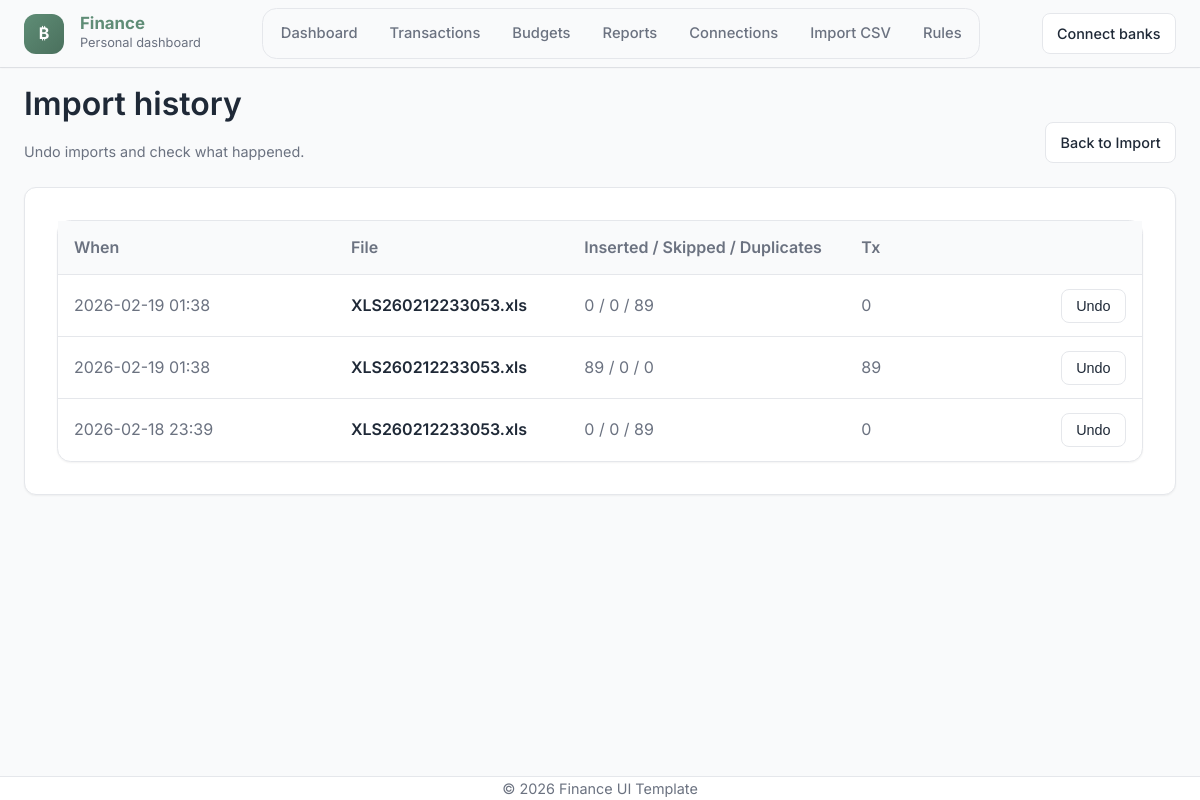
Page /imports on the earlier database version.
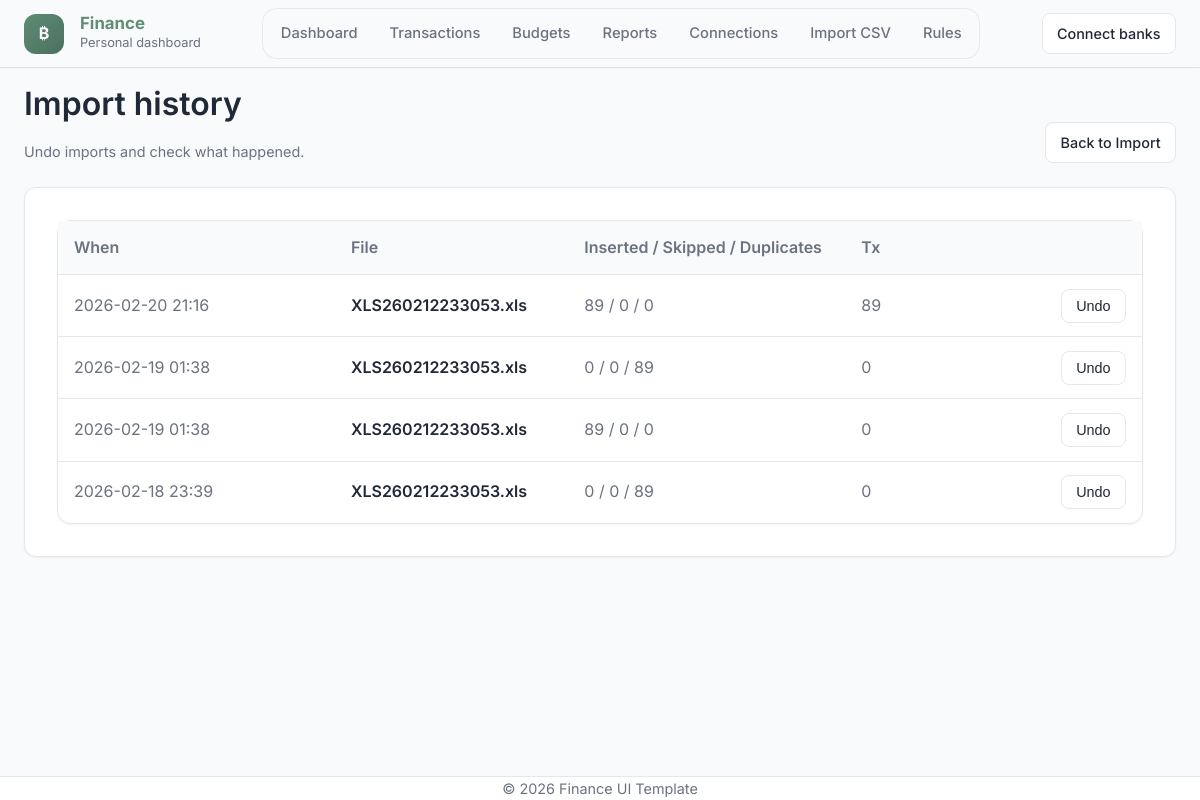
Same page on the later database version.
### models.py (models this page shows)
class ImportBatch(db.Model):
    id = db.Column(db.Integer, primary_key=True)
    created_at = db.Column(db.DateTime, default=datetime.utcnow, nullable=False)
    filename = db.Column(db.String(255), nullable=True)
    source = db.Column(db.String(50), default="csv", nullable=False)  # csv / api later
    account_id = db.Column(db.Integer, db.ForeignKey("account.id"), nullable=True)
    account = db.relationship("Account", backref=db.backref("import_batches", lazy=True))
    rows_inserted = db.Column(db.Integer, default=0, nullable=False)
    rows_skipped = db.Column(db.Integer, default=0, nullable=False)
    duplicates = db.Column(db.Integer, nullable=False, default=0)
    note = db.Column(db.String(255), nullable=True)

### app.py (the view)
@app.get("/imports")
def imports_page():
    batches = ImportBatch.query.order_by(ImportBatch.created_at.desc()).all()
    for b in batches:
        b.tx_count = db.session.query(func.count(Transaction.id)) \
            .filter(Transaction.import_batch_id == b.id) \
            .scalar()
    return render_template("imports.html", batches=batches)

### app.py (called while the page is built)
@app.context_processor
def inject_now():
    return {"current_year": date.today().year}

### templates/imports.html (shortened to what this page needs)
{% extends "base.html" %}
{% block content %}
<div class="card-header">
  <div>
    <h1>Import history</h1>
    <div class="kicker">Undo imports and check what happened.</div>
  </div>
  <div class="toolbar">
    <a class="btn btn-outline btn-sm" href="{{ url_for('import_page') }}">Back to Import</a>
  </div>
</div>
<div class="card">
  <div class="surface-list">
    <div class="tx-row tx-head" style="grid-template-columns: 1.2fr 1fr 1.2fr .5fr 140px;">
      <div>When</div>
      <div>File</div>
      <div>Inserted / Skipped / Duplicates</div>
      <div>Tx</div>
    </div>
    {% for b in batches %}
    <div class="tx-row" style="grid-template-columns: 1.2fr 1fr 1.2fr .5fr 140px;">
      <div class="muted">{{ b.created_at.strftime("%Y-%m-%d %H:%M") }}</div>
      <div style="font-weight:600;">{{ b.filename or "—" }}</div>
      <div class="muted">{{ b.rows_inserted }} / {{ b.rows_skipped }} / {{ b.duplicates }}</div>
      <div class="muted">{{ b.tx_count }}</div>
      <div style="text-align:right;">
        {% if b.tx_count == 0 %}
          <button class="btn btn-outline btn-sm" disabled title="Nothing to undo (0 transactions in this batch)">
            Undo
          </button>
        {% else %}
          <form method="post"
                action="{{ url_for('undo_import', batch_id=b.id) }}"
                onsubmit="return confirm('Undo this import? This will delete {{ b.tx_count }} transactions.')">
            <button class="btn btn-outline btn-sm" type="submit">Undo</button>
          </form>
        {% endif %}
      </div>
    </div>
    {% endfor %}
  </div>
</div>
{% endblock %}

Differences in the rows shown:
added ImportBatch: created_at "2026-02-20 21:16", filename "XLS260212233053.xls", rows_inserted "89", rows_skipped "0", duplicates "0", tx_count "89"
computed for ImportBatch (number 3 of 4 on the later page): tx_count "89" → "0"
